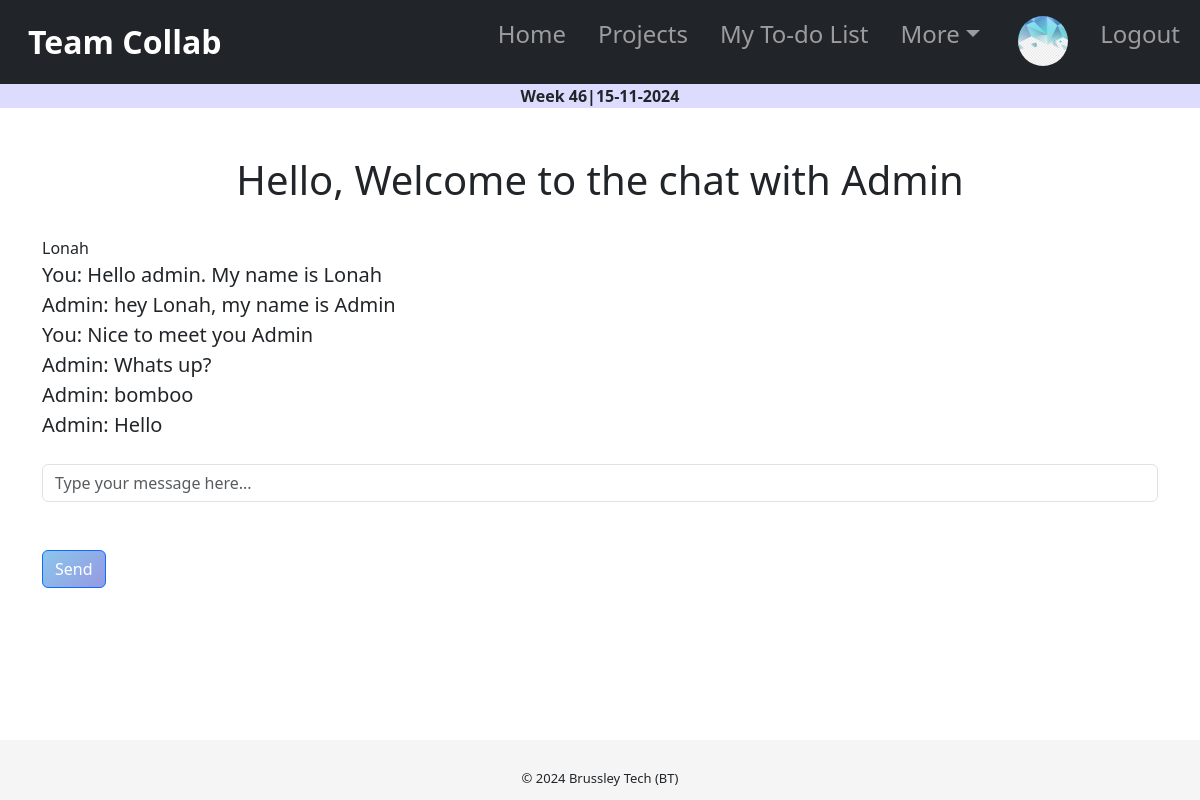
Page /chat/chat/1/ (signed in) on the committed database.
### users/models.py (models this page shows, shortened)
class Profile(models.Model):
    user = models.OneToOneField(User, on_delete=models.CASCADE,null=True,blank=True)
    image = models.ImageField(upload_to='profile_image/', blank=True, null=True, default='default.jpg')
    role = models.CharField(blank=True, null=True, max_length=255)
    team = models.ForeignKey(Team, on_delete=models.SET_NULL, null=True)
    bio = models.TextField(null=True,blank=True)
    is_online = models.BooleanField(default=False)

### chat/models.py (models this page shows)
class Message(models.Model):
    sender = models.ForeignKey(User, on_delete=models.CASCADE, related_name='sent_messages')
    receiver = models.ForeignKey(User, on_delete=models.CASCADE, related_name='received_messages')
    content = models.TextField()
    timestamp = models.DateTimeField(auto_now_add=True)
    def __str__(self):
        return f"{self.sender} -> {self.receiver}: {self.content}"

### chat/views.py (the view, shortened to what this page needs)
# urls.py: path('chat/<int:user_id>/', views.chat_room, name='chat_room'),
@login_required
def chat_room(request, user_id):
    receiver = User.objects.get(id=user_id)
    form = MessageForm()
    messages_chats_sent = Message.objects.filter(receiver=receiver, sender=request.user)
    messages_chats_received = Message.objects.filter(receiver=request.user, sender=receiver)
    messages_chats = messages_chats_sent.union(messages_chats_received)
    print("Message chats: ", messages_chats )
    return render(request, 'chat/chat_room.html', {'receiver': receiver, 'sender': request.user,'form': form, 'messages_chats': messages_chats})

### chat/forms.py
class MessageForm(forms.ModelForm):
    class Meta:
        model = Message
        fields = ['content']
        widgets = {
            "content": forms.TextInput(attrs={'class': 'form-control', 'placeholder': 'Type your message here...'}),
        }

### chat/templates/chat/chat_room.html (shortened to what this page needs)
{% extends 'tasks/base.html' %}
{% block content %}
<br>
<br>
<div class="container">
  <center><h1>Hello, Welcome to the chat with {{ receiver.username }}</h1></center>
<br>
{{sender}}
<div class="chat__item__container" id="id_chat_item_container" style="font-size: 20px">
  {% for message in messages_chats %}
    {% if message.sender == sender %}
      <div>You: {{ message.content }}</div>
    {% else %}
      <div>{{ message.sender }}: {{ message.content }}</div>
    {% endif %}
  {% endfor %}
</div>
<br>
<form id="message-form">
  {{ form.content }}
  <br>
  <br>
  <button type="submit" class="btn btn-primary">Send</button>
</form>
</div>
{% endblock %}

### tasks/templates/tasks/base.html (shortened to what this page needs)
<!DOCTYPE html>
<html lang="en">
    <head>
        <link rel="stylesheet" href="https://cdn.jsdelivr.net/npm/bootstrap@5.3.0/dist/css/bootstrap.rtl.min.css">
    </head>
    <body>
      <header class="">
        <nav class="navbar navbar-expand-lg navbar-dark bg-dark">
          <div class="container-fluid">
            <a class="navbar-brand" href="{% url 'home' %}"><strong>Team Collab</strong></a>
            <div class="collapse navbar-collapse" id="navbarSupportedContent">
              <ul class="navbar-nav nav-underline me-auto mb-2 mb-lg-0 nav-tabs-link-active-color">
                <li class="nav-item">
                  <a class="nav-link" aria-current="page" href="{% url 'home' %}">Home</a>
                </li>
                <li class="nav-item">
                  <a class="nav-link" aria-current="page" href="{% url 'project_list' %}">Projects</a>
                </li>
                {% if user.is_authenticated%}
                <li class="nav-item">
                  <a class="nav-link" aria-current="page" href="{% url 'todolist' %}">My To-do List</a>
                </li>
                {% endif %}
                <li class="nav-item dropdown">
                  <a class="nav-link dropdown-toggle" href="#" role="button" data-bs-toggle="dropdown" aria-expanded="false">
                    More
                  </a>
                  </li>
                  <li class="nav-item">
                    <a class="nav-link" href="{% url 'profile' %}"><img
                      class="rounded-circle article-img"
                      src="{{ user.profile.image.url }}" style="height:50px;width:50px;"/></a>
                  </li>
                {% if user.is_authenticated %}
                  <li class="nav-item">
                    <a class="nav-link" href="{% url 'logout' %}">Logout</a>
                  </li>
                  {%else%}
                  <li class="nav-item">
                    <a class="nav-link" href="{% url 'login' %}">Login</a>
                  </li>
                {% endif %}
              </ul>
            </div>
          </div>
        </nav>
        <center>
            <div class="event_date_wrap">
                <strong>Week {% now "W"%}|{% now "j-m-Y"%}</strong>
            </div>
          </center>
      </header>
          {% block content %}
          {% endblock content %}
      <br>
      <br>
      <br>
      <br>
        <footer>
            <div class="container-fluid copyright_container">
              <div class="row my-0 py-2">
                <div class="copyright_text text-center" style="font-size: 13px;">
                    © 2024 Brussley Tech (BT)
                </div>
              </div>
            </div>
        </footer>
    </body>
</html>

### tasks/templates/tasks/base.html (style rules this page uses)
body { box-sizing: border-box; }
html,body { background-color: white; min-height: 100%; height: 100%; margin: 0px auto; margin-bottom: 0%; }
header { background-color: #dddcff; }
footer { bottom: 0; position: static; position: fixed; width: 100%; height: 60px; line-height: 60px; background-color: #f5f5f5; }
.nav-link { font-family: system-ui; font-size: 1.5rem; }
.navbar-brand { font-size: 2rem; }
@media (min-width: 1200px) { .container-fluid { max-width: 1600px; } }
.btn-primary { background-color: #8BC6EC; background-image: linear-gradient(135deg, #8BC6EC 0%, #9599E2 100%); }
.event_date_wrap { align-content: center; }
.container { border-radius: 5px; margin: 0px auto; scroll-behavior: auto; }

### rows in the picture
Message: content "Hello admin. My name is Lonah"
Message: sender "Admin", content "hey Lonah, my name is Admin"
Message: content "Nice to meet you Admin"
Message: sender "Admin", content "Whats up?"
Message: sender "Admin", content "bomboo"
Message: sender "Admin", content "Hello"

### other values in the picture
{{ receiver.username }} "Admin"
{{ sender }} "Lonah"
